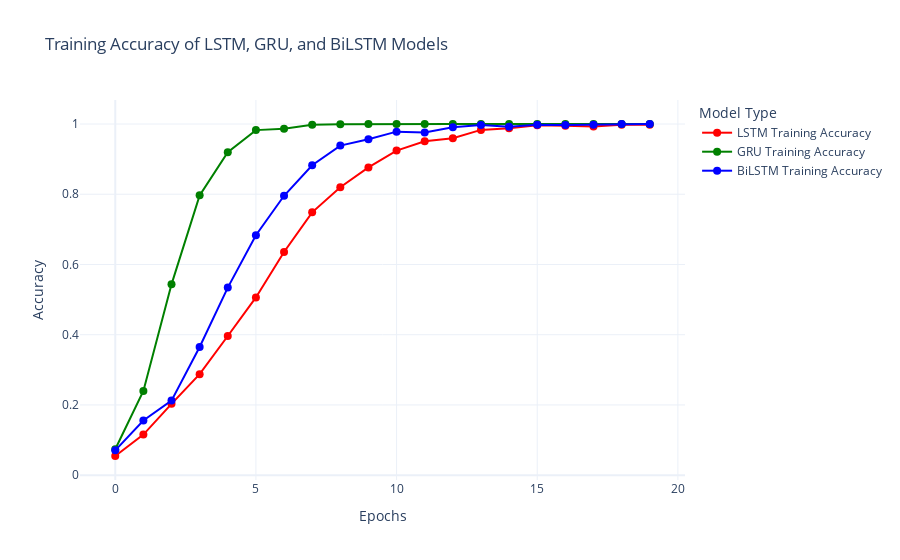

The notebook cell saved with this chart:
### Code cell
import plotly.graph_objects as go

# Create a figure object
fig_accuracy = go.Figure()

# Add LSTM training accuracy trace
fig_accuracy.add_trace(go.Scatter(
    y=accuracy_train_log,  # Training accuracy data for LSTM
    mode='lines+markers',    # Use both lines and markers
    name='LSTM Training Accuracy',  # Trace name
    line=dict(color='red', width=2),  # Line color and width
    marker=dict(color='red', size=8)  # Marker settings
))

# Add GRU training accuracy trace
fig_accuracy.add_trace(go.Scatter(
    y=accuracy_train_gru,   # Training accuracy data for GRU
    mode='lines+markers',    # Use both lines and markers
    name='GRU Training Accuracy',  # Trace name
    line=dict(color='green', width=2),  # Line color and width
    marker=dict(color='green', size=8)  # Marker settings
))

# Add BiLSTM training accuracy trace
fig_accuracy.add_trace(go.Scatter(
    y=accuracy_train_bilstm,  # Training accuracy data for BiLSTM
    mode='lines+markers',    # Use both lines and markers
    name='BiLSTM Training Accuracy',  # Trace name
    line=dict(color='blue', width=2),  # Line color and width
    marker=dict(color='blue', size=8)  # Marker settings
))

# Update the layout to add titles and labels
fig_accuracy.update_layout(
    title='Training Accuracy of LSTM, GRU, and BiLSTM Models',
    xaxis_title='Epochs',
    yaxis_title='Accuracy',
    legend_title='Model Type',
    template='plotly_white'  # Use a simple, clean template
)

# Display the figure
fig_accuracy.show()

### Figure 1 — Plotly figure (JSON) as saved in the notebook; plotly's stock layout.template omitted (floating-point values rounded to 4 significant figures)
{"data": [{"line": {"color": "red", "width": 2}, "marker": {"color": "red", "size": 8}, "mode": "lines+markers", "name": "LSTM Training Accuracy", "type": "scatter", "y": [0.05466, 0.1155, 0.2031, 0.2876, 0.3963, 0.5062, 0.6354, 0.7484, 0.8199, 0.8764, 0.9242, 0.9509, 0.9596, 0.9832, 0.9882, 0.9963, 0.995, 0.9932, 0.9975, 0.9975]}, {"line": {"color": "green", "width": 2}, "marker": {"color": "green", "size": 8}, "mode": "lines+markers", "name": "GRU Training Accuracy", "type": "scatter", "y": [0.07391, 0.2398, 0.5435, 0.7969, 0.9199, 0.9826, 0.9863, 0.9981, 0.9994, 1, 1, 1, 1, 1, 1, 1, 1, 1, 1, 1]}, {"line": {"color": "blue", "width": 2}, "marker": {"color": "blue", "size": 8}, "mode": "lines+markers", "name": "BiLSTM Training Accuracy", "type": "scatter", "y": [0.07081, 0.1559, 0.2124, 0.3652, 0.5342, 0.6832, 0.7957, 0.8826, 0.9385, 0.9565, 0.9783, 0.9758, 0.9907, 0.9969, 0.9919, 0.9975, 0.9969, 0.9981, 1, 1]}], "layout": {"legend": {"title": {"text": "Model Type"}}, "title": {"text": "Training Accuracy of LSTM, GRU, and BiLSTM Models"}, "xaxis": {"title": {"text": "Epochs"}}, "yaxis": {"title": {"text": "Accuracy"}}}}
